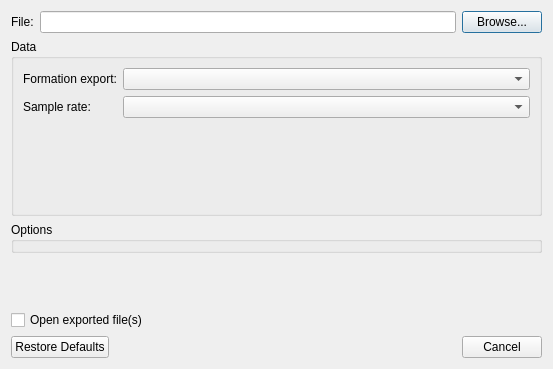
<?xml version="1.0" encoding="UTF-8"?>
<ui version="4.0">
 <class>BasicExportDialog</class>
 <widget class="QDialog" name="BasicExportDialog">
  <property name="geometry">
   <rect>
    <x>0</x>
    <y>0</y>
    <width>553</width>
    <height>369</height>
   </rect>
  </property>
  <property name="windowTitle">
   <string>Export</string>
  </property>
  <layout class="QVBoxLayout" name="verticalLayout">
   <item>
    <layout class="QHBoxLayout" name="horizontalLayout">
     <item>
      <widget class="QLabel" name="fileTypeLabel">
       <property name="text">
        <string>File:</string>
       </property>
      </widget>
     </item>
     <item>
      <widget class="QLineEdit" name="filePathLineEdit">
       <property name="minimumSize">
        <size>
         <width>400</width>
         <height>0</height>
        </size>
       </property>
      </widget>
     </item>
     <item>
      <widget class="QPushButton" name="fileSelectionPushButton">
       <property name="text">
        <string>Browse...</string>
       </property>
      </widget>
     </item>
    </layout>
   </item>
   <item>
    <widget class="QGroupBox" name="dataGroupBox">
     <property name="title">
      <string>Data</string>
     </property>
     <layout class="QFormLayout" name="formLayout_3">
      <item row="1" column="0">
       <widget class="QLabel" name="label">
        <property name="text">
         <string>Sample rate:</string>
        </property>
       </widget>
      </item>
      <item row="1" column="1">
       <widget class="QComboBox" name="resamplingComboBox">
        <property name="minimumSize">
         <size>
          <width>200</width>
          <height>0</height>
         </size>
        </property>
       </widget>
      </item>
      <item row="2" column="0" colspan="2">
       <widget class="QLabel" name="infoLabel">
        <property name="minimumSize">
         <size>
          <width>300</width>
          <height>80</height>
         </size>
        </property>
        <property name="text">
         <string/>
        </property>
        <property name="wordWrap">
         <bool>true</bool>
        </property>
       </widget>
      </item>
      <item row="0" column="0">
       <widget class="QLabel" name="formationExportLabel">
        <property name="text">
         <string>Formation export:</string>
        </property>
       </widget>
      </item>
      <item row="0" column="1">
       <widget class="QComboBox" name="formationExportComboBox">
        <property name="minimumSize">
         <size>
          <width>200</width>
          <height>0</height>
         </size>
        </property>
       </widget>
      </item>
     </layout>
    </widget>
   </item>
   <item>
    <widget class="QGroupBox" name="optionGroupBox">
     <property name="title">
      <string>Options</string>
     </property>
    </widget>
   </item>
   <item>
    <spacer name="verticalSpacer">
     <property name="orientation">
      <enum>Qt::Vertical</enum>
     </property>
     <property name="sizeHint" stdset="0">
      <size>
       <width>385</width>
       <height>21</height>
      </size>
     </property>
    </spacer>
   </item>
   <item>
    <widget class="QCheckBox" name="openExportCheckBox">
     <property name="text">
      <string>Open exported file(s)</string>
     </property>
    </widget>
   </item>
   <item>
    <widget class="QDialogButtonBox" name="defaultButtonBox">
     <property name="orientation">
      <enum>Qt::Horizontal</enum>
     </property>
     <property name="standardButtons">
      <set>QDialogButtonBox::Cancel|QDialogButtonBox::RestoreDefaults</set>
     </property>
    </widget>
   </item>
  </layout>
 </widget>
 <resources/>
 <connections>
  <connection>
   <sender>defaultButtonBox</sender>
   <signal>accepted()</signal>
   <receiver>BasicExportDialog</receiver>
   <slot>accept()</slot>
   <hints>
    <hint type="sourcelabel">
     <x>336</x>
     <y>441</y>
    </hint>
    <hint type="destinationlabel">
     <x>157</x>
     <y>274</y>
    </hint>
   </hints>
  </connection>
  <connection>
   <sender>defaultButtonBox</sender>
   <signal>rejected()</signal>
   <receiver>BasicExportDialog</receiver>
   <slot>reject()</slot>
   <hints>
    <hint type="sourcelabel">
     <x>404</x>
     <y>441</y>
    </hint>
    <hint type="destinationlabel">
     <x>286</x>
     <y>274</y>
    </hint>
   </hints>
  </connection>
 </connections>
</ui>
